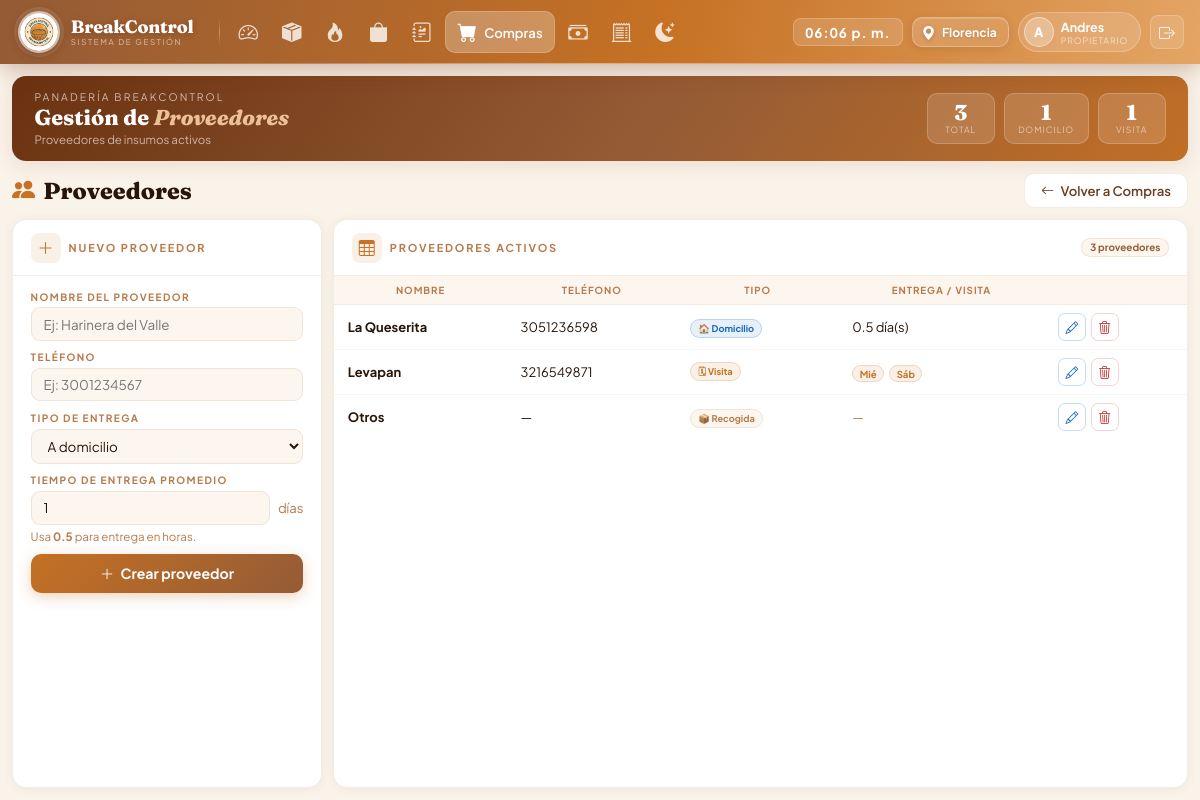
Screenshot of /modules/compras/proveedores.php (signed in) with the database file from the repository.
### tables this page shows
CREATE TABLE `proveedor` (
  `id_proveedor` int(11) NOT NULL,
  `nombre` varchar(100) NOT NULL,
  `telefono` varchar(20) DEFAULT NULL,
  `tipo_entrega` enum('domicilio','recogida','visita') NOT NULL DEFAULT 'domicilio',
  `dias_visita` varchar(100) DEFAULT NULL,
  `dias_entrega_promedio` decimal(4,1) NOT NULL DEFAULT 1.0,
  `activo` tinyint(1) NOT NULL DEFAULT 1
);

### includes/sesion.php (called while the page is built, shortened)
<?php
function esPropietario(): bool {
    return isset($_SESSION['rol']) && $_SESSION['rol'] === 'propietario';
}

### modules/compras/proveedores.php (the view, shortened to what this page needs)
<?php
require_once __DIR__ . '/../../includes/sesion.php';
$pdo     = getConexion();
$editando = null;
$proveedores   = $pdo->query("SELECT * FROM proveedor WHERE activo=1 ORDER BY nombre")->fetchAll();
$total_provs   = count($proveedores);
$con_visita    = count(array_filter($proveedores, fn($p) => $p['tipo_entrega'] === 'visita'));
$con_domicilio = count(array_filter($proveedores, fn($p) => $p['tipo_entrega'] === 'domicilio'));
require_once __DIR__ . '/../../views/layouts/header.php';
?>
<div class="page">
  <div class="wc-banner">
    <div class="wc-left">
      <div>
        <div class="wc-greeting">Panadería BreakControl</div>
        <div class="wc-name">Gestión de <em>Proveedores</em></div>
        <div class="wc-sub">Proveedores de insumos activos</div>
      </div>
    </div>
    <div class="wc-pills">
      <div class="wc-pill">
        <div class="wc-pill-num"><?= $total_provs ?></div>
        <div class="wc-pill-lbl">Total</div>
      </div>
      <div class="wc-pill">
        <div class="wc-pill-num"><?= $con_domicilio ?></div>
        <div class="wc-pill-lbl">Domicilio</div>
      </div>
      <div class="wc-pill">
        <div class="wc-pill-num"><?= $con_visita ?></div>
        <div class="wc-pill-lbl">Visita</div>
      </div>
    </div>
  </div>
  <div class="topbar">
    <div class="mod-titulo"><i class="bi bi-people-fill"></i> Proveedores</div>
    <a href="<?= APP_URL ?>/modules/compras/index.php" class="btn-sec">
      <i class="bi bi-arrow-left"></i> Volver a Compras
    </a>
  </div>
  <div class="g-body">
    <div class="card">
      <div class="ch">
        <div class="ch-left">
          <div class="ch-ico ico-nar"><i class="bi bi-<?= $editando ? 'pencil-fill' : 'plus-lg' ?>"></i></div>
          <span class="ch-title"><?= $editando ? 'Editar proveedor' : 'Nuevo proveedor' ?></span>
        </div>
      </div>
      <div class="form-body">
        <form method="POST">
          <div class="fl">
            <label>Nombre del proveedor</label>
            <input type="text" name="nombre" required autofocus
                   value="<?= htmlspecialchars($editando['nombre'] ?? $_POST['nombre'] ?? '') ?>"
                   placeholder="Ej: Harinera del Valle">
          </div>
          <div class="fl">
            <label>Teléfono</label>
            <input type="text" name="telefono"
                   value="<?= htmlspecialchars($editando['telefono'] ?? $_POST['telefono'] ?? '') ?>"
                   placeholder="Ej: 3001234567">
          </div>
          <div class="fl">
            <label>Tipo de entrega</label>
            <select name="tipo_entrega" id="tipo_entrega">
              <option value="domicilio" <?= (($editando['tipo_entrega'] ?? 'domicilio') === 'domicilio') ? 'selected' : '' ?>>A domicilio</option>
            </select>
          </div>
          <div class="fl" id="campo-dias">
            <label>Tiempo de entrega promedio</label>
            <div style="display:flex;align-items:center;gap:.5rem;">
              <input type="number" name="dias_entrega_promedio" id="inp-dias"
                     value="<?= $editando['dias_entrega_promedio'] ?? 1 ?>"
                     min="0" max="30" step="0.5" style="flex:1;">
              <span style="font-size:.82rem;color:var(--ink3);">días</span>
            </div>
            <div style="font-size:.72rem;color:var(--ink3);margin-top:.25rem;">Usa <strong>0.5</strong> para entrega en horas.</div>
          </div>
          <button type="submit" class="btn-guardar">
            <i class="bi bi-<?= $editando ? 'check-lg' : 'plus-lg' ?>"></i>
            <?= $editando ? 'Guardar cambios' : 'Crear proveedor' ?>
          </button>
        </form>
      </div>
    </div>
    <div class="card">
      <div class="ch">
        <div class="ch-left">
          <div class="ch-ico ico-nar"><i class="bi bi-table"></i></div>
          <span class="ch-title">Proveedores activos</span>
        </div>
        <span class="badge-n"><?= $total_provs ?> proveedores</span>
      </div>
      <div class="tbl-wrap">
        <?php if (empty($proveedores)): ?>
        <div class="empty">
          <i class="bi bi-people"></i>
          <strong>Sin proveedores</strong>
          <span>Crea el primer proveedor usando el formulario</span>
        </div>
        <?php else: ?>
        <table class="gt">
          <thead>
            <tr>
              <th>Nombre</th>
              <th>Teléfono</th>
              <th>Tipo</th>
              <th>Entrega / Visita</th>
              <?php if (esPropietario()): ?>
              <th></th>
              <?php endif; ?>
            </tr>
          </thead>
          <tbody>
          <?php
          $labelsMap = ['lunes'=>'Lun','martes'=>'Mar','miercoles'=>'Mié','jueves'=>'Jue','viernes'=>'Vie','sabado'=>'Sáb'];
          foreach ($proveedores as $p): ?>
          <tr>
            <td><strong><?= htmlspecialchars($p['nombre']) ?></strong></td>
            <td><?= htmlspecialchars($p['telefono'] ?: '—') ?></td>
            <td>
              <?php if ($p['tipo_entrega'] === 'domicilio'): ?>
                <span class="tag-tipo tag-domicilio">🏠 Domicilio</span>
              <?php elseif ($p['tipo_entrega'] === 'recogida'): ?>
                <span class="tag-tipo tag-recogida">📦 Recogida</span>
              <?php else: ?>
                <span class="tag-tipo tag-visita">🗓 Visita</span>
              <?php endif; ?>
            </td>
            <td>
              <?php if ($p['tipo_entrega'] === 'visita'): ?>
                <?php foreach (explode(',', $p['dias_visita'] ?? '') as $d): ?>
                  <?php if (isset($labelsMap[$d])): ?>
                  <span class="dia-badge"><?= $labelsMap[$d] ?></span>
                  <?php endif; ?>
                <?php endforeach; ?>
              <?php elseif ($p['tipo_entrega'] === 'domicilio'): ?>
                <?= $p['dias_entrega_promedio'] ?> día(s)
              <?php else: ?>
                <span style="color:var(--ink3);font-size:.8rem;">—</span>
              <?php endif; ?>
            </td>
            <?php if (esPropietario()): ?>
            <td style="white-space:nowrap;">
              <div style="display:flex;gap:.3rem;">
                <a href="?editar=<?= $p['id_proveedor'] ?>" class="btn-act btn-edit" title="Editar">
                  <i class="bi bi-pencil"></i>
                </a>
                <a href="?desactivar=<?= $p['id_proveedor'] ?>"
                   class="btn-act btn-del" title="Desactivar"
                   onclick="return confirm('¿Desactivar a <?= htmlspecialchars($p['nombre']) ?>?')">
                  <i class="bi bi-trash3"></i>
                </a>
              </div>
            </td>
            <?php endif; ?>
          </tr>
          <?php endforeach; ?>
          </tbody>
        </table>
        <?php endif; ?>
      </div>
    </div>
  </div>
</div>
<?php require_once __DIR__ . '/../../views/layouts/footer.php'; ?>

### views/layouts/header.php (style rules this page uses)
:root { --c1:#945b35; --c2:#c8956e; --c3:#c67124; --c4:#e4a565; --c5:#ecc198; --cbg:#faf3ea; --ccard:#ffffff; --clight:#fdf6ee; --ink:#281508; --ink2:#6b3d1e; --ink3:#b87a4a; --border:rgba(148,91,53,.12); --shadow:0 1px 8px rgba(148,91,53,.09); --shadow2:0 4px 20px rgba(148,91,53,.15); --nav-h:64px; }
*, *::before, *::after { margin:0; padding:0; box-sizing:border-box; }
html, body { font-family:'Plus Jakarta Sans',sans-serif; background:var(--cbg); color:var(--ink); }

### rows the page displays
proveedor: nombre "La Queserita", telefono "3051236598", tipo_entrega "🏠 Domicilio", dias_entrega_promedio "0.5"
proveedor: nombre "Levapan", telefono "3216549871", tipo_entrega "🗓 Visita", dias_visita "Mié", dias_visita "Sáb"
proveedor: nombre "Otros", telefono "—", tipo_entrega "📦 Recogida"

### other values shown
substr($user['nombre'], 0, 1) "A"
$user['nombre'] "Andres"
$total_provs "3"
$con_domicilio "1"
$con_visita "1"
